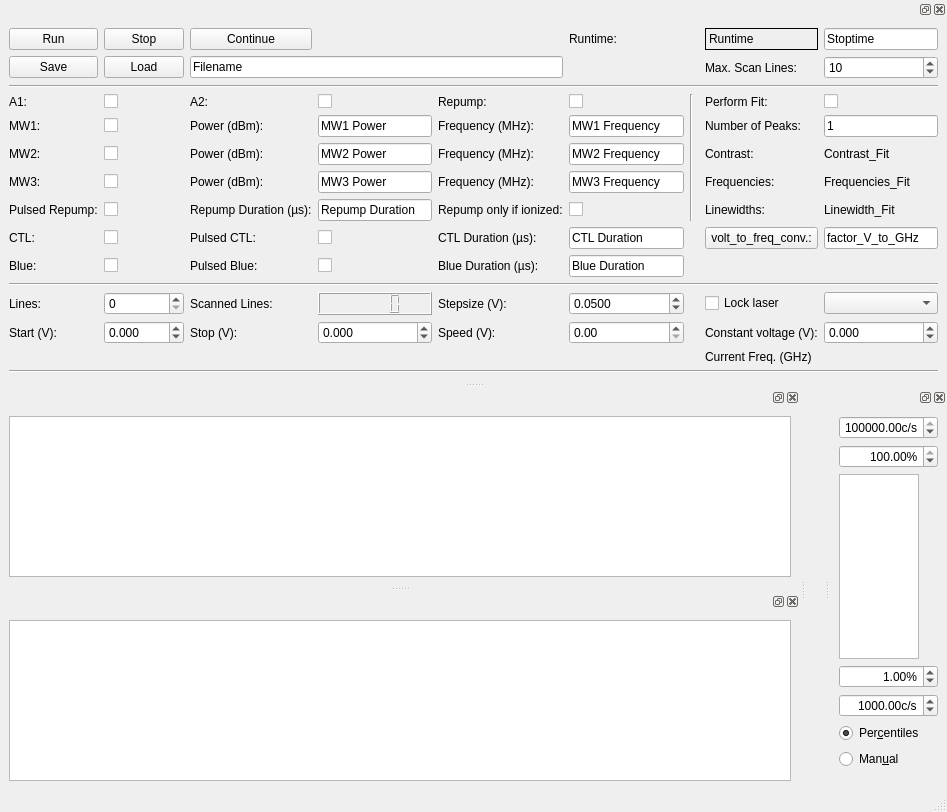
<?xml version="1.0" encoding="UTF-8"?>
<ui version="4.0">
 <class>MainWindow</class>
 <widget class="QMainWindow" name="MainWindow">
  <property name="geometry">
   <rect>
    <x>0</x>
    <y>0</y>
    <width>947</width>
    <height>812</height>
   </rect>
  </property>
  <property name="sizePolicy">
   <sizepolicy hsizetype="Preferred" vsizetype="Preferred">
    <horstretch>1</horstretch>
    <verstretch>1</verstretch>
   </sizepolicy>
  </property>
  <property name="windowTitle">
   <string>qudi: PLE</string>
  </property>
  <widget class="QWidget" name="centralwidget">
   <property name="enabled">
    <bool>true</bool>
   </property>
   <layout class="QVBoxLayout" name="verticalLayout_2"/>
  </widget>
  <widget class="QMenuBar" name="menubar">
   <property name="geometry">
    <rect>
     <x>0</x>
     <y>0</y>
     <width>947</width>
     <height>21</height>
    </rect>
   </property>
  </widget>
  <widget class="QStatusBar" name="statusbar"/>
  <widget class="QDockWidget" name="dockWidget">
   <attribute name="dockWidgetArea">
    <number>4</number>
   </attribute>
   <widget class="QWidget" name="dockWidgetContents">
    <property name="enabled">
     <bool>true</bool>
    </property>
    <layout class="QVBoxLayout" name="verticalLayout_9">
     <item>
      <layout class="QGridLayout" name="gridLayout_7">
       <item row="2" column="0" colspan="10">
        <widget class="Line" name="line_16">
         <property name="orientation">
          <enum>Qt::Horizontal</enum>
         </property>
        </widget>
       </item>
       <item row="0" column="0">
        <widget class="QPushButton" name="ple_Run_Button">
         <property name="enabled">
          <bool>true</bool>
         </property>
         <property name="text">
          <string>Run</string>
         </property>
        </widget>
       </item>
       <item row="12" column="0">
        <widget class="QLabel" name="label_4">
         <property name="text">
          <string>Lines:</string>
         </property>
        </widget>
       </item>
       <item row="4" column="8">
        <widget class="QLabel" name="label_131">
         <property name="text">
          <string>Perform Fit:</string>
         </property>
        </widget>
       </item>
       <item row="13" column="5">
        <widget class="QDoubleSpinBox" name="speedDoubleSpinBox">
         <property name="maximum">
          <double>1.000000000000000</double>
         </property>
         <property name="singleStep">
          <double>0.010000000000000</double>
         </property>
        </widget>
       </item>
       <item row="14" column="9">
        <widget class="QLabel" name="current_freq_Label">
         <property name="text">
          <string/>
         </property>
        </widget>
       </item>
       <item row="4" column="0">
        <widget class="QLabel" name="label_121">
         <property name="text">
          <string>A1:</string>
         </property>
        </widget>
       </item>
       <item row="8" column="4">
        <widget class="QLabel" name="label_118">
         <property name="text">
          <string>Repump only if ionized:</string>
         </property>
        </widget>
       </item>
       <item row="0" column="5">
        <widget class="QLabel" name="label_114">
         <property name="text">
          <string>Runtime:</string>
         </property>
        </widget>
       </item>
       <item row="13" column="9">
        <widget class="QDoubleSpinBox" name="constDoubleSpinBox">
         <property name="decimals">
          <number>3</number>
         </property>
         <property name="minimum">
          <double>-3.000000000000000</double>
         </property>
         <property name="maximum">
          <double>3.000000000000000</double>
         </property>
         <property name="singleStep">
          <double>0.100000000000000</double>
         </property>
        </widget>
       </item>
       <item row="4" column="1">
        <widget class="QCheckBox" name="ple_A1_CheckBox">
         <property name="text">
          <string/>
         </property>
        </widget>
       </item>
       <item row="5" column="4">
        <widget class="QLabel" name="label_117">
         <property name="text">
          <string>Frequency (MHz):</string>
         </property>
        </widget>
       </item>
       <item row="6" column="0">
        <widget class="QLabel" name="label_130">
         <property name="text">
          <string>MW2:</string>
         </property>
        </widget>
       </item>
       <item row="12" column="4">
        <widget class="QLabel" name="label_6">
         <property name="text">
          <string>Stepsize (V):</string>
         </property>
        </widget>
       </item>
       <item row="12" column="2">
        <widget class="QLabel" name="label_5">
         <property name="text">
          <string>Scanned Lines:</string>
         </property>
        </widget>
       </item>
       <item row="12" column="8">
        <widget class="QCheckBox" name="ple_Lock_Laser_CheckBox">
         <property name="text">
          <string>Lock laser</string>
         </property>
        </widget>
       </item>
       <item row="12" column="5">
        <widget class="QDoubleSpinBox" name="resolutionSpinBox">
         <property name="decimals">
          <number>4</number>
         </property>
         <property name="maximum">
          <double>99999.990000000005239</double>
         </property>
         <property name="singleStep">
          <double>0.001000000000000</double>
         </property>
         <property name="value">
          <double>0.050000000000000</double>
         </property>
        </widget>
       </item>
       <item row="8" column="9">
        <widget class="QLabel" name="ple_Linewidths_Fit_Label">
         <property name="text">
          <string>Linewidth_Fit</string>
         </property>
        </widget>
       </item>
       <item row="0" column="8">
        <widget class="QLabel" name="ple_Runtime_Label">
         <property name="frameShape">
          <enum>QFrame::Box</enum>
         </property>
         <property name="text">
          <string>Runtime</string>
         </property>
        </widget>
       </item>
       <item row="9" column="1">
        <widget class="QCheckBox" name="ple_CWCTL_CheckBox">
         <property name="text">
          <string/>
         </property>
        </widget>
       </item>
       <item row="5" column="8">
        <widget class="QLabel" name="label_120">
         <property name="text">
          <string>Number of Peaks:</string>
         </property>
        </widget>
       </item>
       <item row="8" column="3">
        <widget class="QLineEdit" name="ple_RepumpDuration_LineEdit">
         <property name="text">
          <string>Repump Duration</string>
         </property>
        </widget>
       </item>
       <item row="13" column="1">
        <widget class="QDoubleSpinBox" name="startDoubleSpinBox">
         <property name="decimals">
          <number>3</number>
         </property>
         <property name="minimum">
          <double>-3.000000000000000</double>
         </property>
         <property name="maximum">
          <double>3.000000000000000</double>
         </property>
         <property name="singleStep">
          <double>0.100000000000000</double>
         </property>
        </widget>
       </item>
       <item row="8" column="5">
        <widget class="QCheckBox" name="ple_RepumpWhenIonized_CheckBox">
         <property name="text">
          <string/>
         </property>
        </widget>
       </item>
       <item row="5" column="2">
        <widget class="QLabel" name="label_124">
         <property name="text">
          <string>Power (dBm):</string>
         </property>
        </widget>
       </item>
       <item row="11" column="0" colspan="10">
        <widget class="Line" name="line_2">
         <property name="orientation">
          <enum>Qt::Horizontal</enum>
         </property>
        </widget>
       </item>
       <item row="4" column="5">
        <widget class="QCheckBox" name="ple_CWrepump_CheckBox">
         <property name="text">
          <string/>
         </property>
        </widget>
       </item>
       <item row="5" column="1">
        <widget class="QCheckBox" name="ple_MW1_CheckBox">
         <property name="text">
          <string/>
         </property>
        </widget>
       </item>
       <item row="4" column="6" rowspan="5">
        <widget class="Line" name="line">
         <property name="orientation">
          <enum>Qt::Vertical</enum>
         </property>
        </widget>
       </item>
       <item row="15" column="0" colspan="10">
        <widget class="Line" name="line_18">
         <property name="orientation">
          <enum>Qt::Horizontal</enum>
         </property>
        </widget>
       </item>
       <item row="1" column="2" colspan="3">
        <widget class="QLineEdit" name="ple_Filename_LineEdit">
         <property name="text">
          <string>Filename</string>
         </property>
        </widget>
       </item>
       <item row="7" column="1">
        <widget class="QCheckBox" name="ple_MW3_CheckBox">
         <property name="text">
          <string/>
         </property>
        </widget>
       </item>
       <item row="14" column="8">
        <widget class="QLabel" name="label_17">
         <property name="text">
          <string>Current Freq. (GHz)</string>
         </property>
        </widget>
       </item>
       <item row="12" column="9">
        <widget class="QComboBox" name="ple_ScanRanges_ComboBox">
         <property name="enabled">
          <bool>true</bool>
         </property>
         <property name="autoFillBackground">
          <bool>false</bool>
         </property>
        </widget>
       </item>
       <item row="0" column="2">
        <widget class="QPushButton" name="ple_Continue_Button">
         <property name="text">
          <string>Continue</string>
         </property>
        </widget>
       </item>
       <item row="4" column="4">
        <widget class="QLabel" name="label_109">
         <property name="text">
          <string>Repump:</string>
         </property>
        </widget>
       </item>
       <item row="7" column="2">
        <widget class="QLabel" name="label_2">
         <property name="text">
          <string>Power (dBm):</string>
         </property>
        </widget>
       </item>
       <item row="1" column="1">
        <widget class="QPushButton" name="ple_Load_Button">
         <property name="enabled">
          <bool>true</bool>
         </property>
         <property name="text">
          <string>Load</string>
         </property>
        </widget>
       </item>
       <item row="1" column="0">
        <widget class="QPushButton" name="ple_Save_Button">
         <property name="text">
          <string>Save</string>
         </property>
        </widget>
       </item>
       <item row="13" column="2">
        <widget class="QLabel" name="label_8">
         <property name="text">
          <string>Stop (V):</string>
         </property>
        </widget>
       </item>
       <item row="5" column="5">
        <widget class="QLineEdit" name="ple_MW1_Freq_LineEdit">
         <property name="text">
          <string>MW1 Frequency</string>
         </property>
        </widget>
       </item>
       <item row="6" column="2">
        <widget class="QLabel" name="label_132">
         <property name="text">
          <string>Power (dBm):</string>
         </property>
        </widget>
       </item>
       <item row="6" column="4">
        <widget class="QLabel" name="label_126">
         <property name="text">
          <string>Frequency (MHz):</string>
         </property>
        </widget>
       </item>
       <item row="8" column="0">
        <widget class="QLabel" name="label_107">
         <property name="text">
          <string>Pulsed Repump:</string>
         </property>
        </widget>
       </item>
       <item row="9" column="4">
        <widget class="QLabel" name="label_15">
         <property name="text">
          <string>CTL Duration (µs):</string>
         </property>
        </widget>
       </item>
       <item row="7" column="0">
        <widget class="QLabel" name="label">
         <property name="text">
          <string>MW3:</string>
         </property>
        </widget>
       </item>
       <item row="12" column="1">
        <widget class="QSpinBox" name="linesSpinBox">
         <property name="maximum">
          <number>99999</number>
         </property>
        </widget>
       </item>
       <item row="9" column="2">
        <widget class="QLabel" name="label_14">
         <property name="frameShape">
          <enum>QFrame::NoFrame</enum>
         </property>
         <property name="text">
          <string>Pulsed CTL:</string>
         </property>
        </widget>
       </item>
       <item row="9" column="8">
        <widget class="QPushButton" name="factor_V_to_GHz_pushButton">
         <property name="text">
          <string>volt_to_freq_conv.:</string>
         </property>
        </widget>
       </item>
       <item row="6" column="5">
        <widget class="QLineEdit" name="ple_MW2_Freq_LineEdit">
         <property name="text">
          <string>MW2 Frequency</string>
         </property>
        </widget>
       </item>
       <item row="7" column="4">
        <widget class="QLabel" name="label_3">
         <property name="text">
          <string>Frequency (MHz):</string>
         </property>
        </widget>
       </item>
       <item row="13" column="3">
        <widget class="QDoubleSpinBox" name="stopDoubleSpinBox">
         <property name="decimals">
          <number>3</number>
         </property>
         <property name="minimum">
          <double>-3.000000000000000</double>
         </property>
         <property name="maximum">
          <double>3.000000000000000</double>
         </property>
         <property name="singleStep">
          <double>0.100000000000000</double>
         </property>
        </widget>
       </item>
       <item row="8" column="2">
        <widget class="QLabel" name="label_122">
         <property name="text">
          <string>Repump Duration (µs):</string>
         </property>
        </widget>
       </item>
       <item row="8" column="1">
        <widget class="QCheckBox" name="ple_PulsedRepump_CheckBox">
         <property name="text">
          <string/>
         </property>
        </widget>
       </item>
       <item row="6" column="1">
        <widget class="QCheckBox" name="ple_MW2_CheckBox">
         <property name="text">
          <string/>
         </property>
        </widget>
       </item>
       <item row="7" column="8">
        <widget class="QLabel" name="label_127">
         <property name="text">
          <string>Frequencies:</string>
         </property>
        </widget>
       </item>
       <item row="9" column="3">
        <widget class="QCheckBox" name="ple_PulsedCTL_CheckBox">
         <property name="text">
          <string/>
         </property>
        </widget>
       </item>
       <item row="9" column="0">
        <widget class="QLabel" name="label_13">
         <property name="text">
          <string>CTL:</string>
         </property>
        </widget>
       </item>
       <item row="0" column="1">
        <widget class="QPushButton" name="ple_Stop_Button">
         <property name="text">
          <string>Stop</string>
         </property>
        </widget>
       </item>
       <item row="0" column="9">
        <widget class="QLineEdit" name="ple_Stoptime_LineEdit">
         <property name="text">
          <string>Stoptime</string>
         </property>
        </widget>
       </item>
       <item row="5" column="0">
        <widget class="QLabel" name="label_115">
         <property name="text">
          <string>MW1:</string>
         </property>
        </widget>
       </item>
       <item row="4" column="3">
        <widget class="QCheckBox" name="ple_A2_CheckBox">
         <property name="text">
          <string/>
         </property>
        </widget>
       </item>
       <item row="4" column="9">
        <widget class="QCheckBox" name="ple_PerformFit_CheckBox">
         <property name="text">
          <string/>
         </property>
        </widget>
       </item>
       <item row="13" column="0">
        <widget class="QLabel" name="label_7">
         <property name="text">
          <string>Start (V):</string>
         </property>
        </widget>
       </item>
       <item row="5" column="9">
        <widget class="QLineEdit" name="ple_NumberOfPeaks_LineEdit">
         <property name="text">
          <string>1</string>
         </property>
        </widget>
       </item>
       <item row="1" column="9">
        <widget class="QSpinBox" name="maxlinesSpinBox">
         <property name="maximum">
          <number>99999</number>
         </property>
         <property name="value">
          <number>10</number>
         </property>
        </widget>
       </item>
       <item row="4" column="2">
        <widget class="QLabel" name="label_111">
         <property name="text">
          <string>A2:</string>
         </property>
        </widget>
       </item>
       <item row="1" column="8">
        <widget class="QLabel" name="label_12">
         <property name="text">
          <string>Max. Scan Lines:</string>
         </property>
        </widget>
       </item>
       <item row="9" column="5">
        <widget class="QLineEdit" name="ple_CTLDuration_LineEdit">
         <property name="text">
          <string>CTL Duration</string>
         </property>
        </widget>
       </item>
       <item row="7" column="3">
        <widget class="QLineEdit" name="ple_MW3_Power_LineEdit">
         <property name="text">
          <string>MW3 Power</string>
         </property>
        </widget>
       </item>
       <item row="6" column="8">
        <widget class="QLabel" name="label_11">
         <property name="text">
          <string>Contrast:</string>
         </property>
        </widget>
       </item>
       <item row="8" column="8">
        <widget class="QLabel" name="label_110">
         <property name="text">
          <string>Linewidths:</string>
         </property>
        </widget>
       </item>
       <item row="13" column="8">
        <widget class="QLabel" name="label_10">
         <property name="text">
          <string>Constant voltage (V):</string>
         </property>
        </widget>
       </item>
       <item row="6" column="3">
        <widget class="QLineEdit" name="ple_MW2_Power_LineEdit">
         <property name="text">
          <string>MW2 Power</string>
         </property>
        </widget>
       </item>
       <item row="6" column="9">
        <widget class="QLabel" name="ple_Contrast_Fit_Label">
         <property name="text">
          <string>Contrast_Fit</string>
         </property>
        </widget>
       </item>
       <item row="7" column="9">
        <widget class="QLabel" name="ple_Frequencies_Fit_Label">
         <property name="text">
          <string>Frequencies_Fit</string>
         </property>
        </widget>
       </item>
       <item row="5" column="3">
        <widget class="QLineEdit" name="ple_MW1_Power_LineEdit">
         <property name="text">
          <string>MW1 Power</string>
         </property>
        </widget>
       </item>
       <item row="9" column="9">
        <widget class="QLineEdit" name="factor_V_to_GHz_LineEdit">
         <property name="text">
          <string>factor_V_to_GHz</string>
         </property>
        </widget>
       </item>
       <item row="12" column="3">
        <widget class="QLCDNumber" name="elapsed_lines_DisplayWidget"/>
       </item>
       <item row="7" column="5">
        <widget class="QLineEdit" name="ple_MW3_Freq_LineEdit">
         <property name="text">
          <string>MW3 Frequency</string>
         </property>
        </widget>
       </item>
       <item row="13" column="4">
        <widget class="QLabel" name="label_9">
         <property name="text">
          <string>Speed (V):</string>
         </property>
        </widget>
       </item>
       <item row="10" column="0">
        <widget class="QLabel" name="label_16">
         <property name="text">
          <string>Blue:</string>
         </property>
        </widget>
       </item>
       <item row="10" column="2">
        <widget class="QLabel" name="label_18">
         <property name="text">
          <string>Pulsed Blue:</string>
         </property>
        </widget>
       </item>
       <item row="10" column="4">
        <widget class="QLabel" name="label_19">
         <property name="text">
          <string>Blue Duration (µs):</string>
         </property>
        </widget>
       </item>
       <item row="10" column="1">
        <widget class="QCheckBox" name="ple_CWBlue_CheckBox">
         <property name="text">
          <string/>
         </property>
        </widget>
       </item>
       <item row="10" column="3">
        <widget class="QCheckBox" name="ple_PulsedBlue_CheckBox">
         <property name="text">
          <string/>
         </property>
        </widget>
       </item>
       <item row="10" column="5">
        <widget class="QLineEdit" name="ple_BlueDuration_LineEdit">
         <property name="text">
          <string>Blue Duration</string>
         </property>
        </widget>
       </item>
      </layout>
     </item>
    </layout>
   </widget>
  </widget>
  <widget class="QDockWidget" name="dockWidget_plot">
   <property name="enabled">
    <bool>true</bool>
   </property>
   <property name="sizePolicy">
    <sizepolicy hsizetype="Expanding" vsizetype="Expanding">
     <horstretch>1</horstretch>
     <verstretch>1</verstretch>
    </sizepolicy>
   </property>
   <property name="minimumSize">
    <size>
     <width>800</width>
     <height>111</height>
    </size>
   </property>
   <property name="maximumSize">
    <size>
     <width>524287</width>
     <height>524287</height>
    </size>
   </property>
   <property name="autoFillBackground">
    <bool>false</bool>
   </property>
   <attribute name="dockWidgetArea">
    <number>1</number>
   </attribute>
   <widget class="QWidget" name="dockWidgetContents_2">
    <property name="enabled">
     <bool>true</bool>
    </property>
    <property name="sizePolicy">
     <sizepolicy hsizetype="Expanding" vsizetype="Expanding">
      <horstretch>1</horstretch>
      <verstretch>1</verstretch>
     </sizepolicy>
    </property>
    <property name="minimumSize">
     <size>
      <width>0</width>
      <height>0</height>
     </size>
    </property>
    <property name="layoutDirection">
     <enum>Qt::LeftToRight</enum>
    </property>
    <property name="autoFillBackground">
     <bool>false</bool>
    </property>
    <layout class="QVBoxLayout" name="verticalLayout_4">
     <item>
      <widget class="PlotWidget" name="ple_data_PlotWidget">
       <property name="sizePolicy">
        <sizepolicy hsizetype="Expanding" vsizetype="Expanding">
         <horstretch>1</horstretch>
         <verstretch>1</verstretch>
        </sizepolicy>
       </property>
      </widget>
     </item>
    </layout>
   </widget>
  </widget>
  <widget class="QDockWidget" name="dockWidget_colorBar">
   <attribute name="dockWidgetArea">
    <number>2</number>
   </attribute>
   <widget class="QWidget" name="dockWidgetContents_4">
    <property name="maximumSize">
     <size>
      <width>180</width>
      <height>371</height>
     </size>
    </property>
    <layout class="QVBoxLayout" name="verticalLayout_8">
     <item>
      <layout class="QVBoxLayout" name="verticalLayout">
       <item>
        <widget class="ScienDSpinBox" name="voltscan_cb_max_InputWidget">
         <property name="maximumSize">
          <size>
           <width>100</width>
           <height>16777215</height>
          </size>
         </property>
         <property name="alignment">
          <set>Qt::AlignRight|Qt::AlignTrailing|Qt::AlignVCenter</set>
         </property>
         <property name="suffix">
          <string>c/s</string>
         </property>
         <property name="minimum">
          <double>-10.000000000000000</double>
         </property>
         <property name="maximum">
          <double>1000000000.000000000000000</double>
         </property>
         <property name="value">
          <double>100000.000000000000000</double>
         </property>
        </widget>
       </item>
       <item>
        <widget class="ScienDSpinBox" name="voltscan_cb_high_centile_InputWidget">
         <property name="maximumSize">
          <size>
           <width>100</width>
           <height>16777215</height>
          </size>
         </property>
         <property name="alignment">
          <set>Qt::AlignRight|Qt::AlignTrailing|Qt::AlignVCenter</set>
         </property>
         <property name="suffix">
          <string>%</string>
         </property>
         <property name="minimum">
          <double>0.000000000000000</double>
         </property>
         <property name="maximum">
          <double>100.000000000000000</double>
         </property>
         <property name="value">
          <double>100.000000000000000</double>
         </property>
        </widget>
       </item>
       <item>
        <widget class="PlotWidget" name="voltscan_cb_ViewWidget">
         <property name="sizePolicy">
          <sizepolicy hsizetype="Expanding" vsizetype="Expanding">
           <horstretch>0</horstretch>
           <verstretch>0</verstretch>
          </sizepolicy>
         </property>
         <property name="maximumSize">
          <size>
           <width>80</width>
           <height>16777215</height>
          </size>
         </property>
        </widget>
       </item>
       <item>
        <widget class="ScienDSpinBox" name="voltscan_cb_low_centile_InputWidget">
         <property name="maximumSize">
          <size>
           <width>100</width>
           <height>16777215</height>
          </size>
         </property>
         <property name="alignment">
          <set>Qt::AlignRight|Qt::AlignTrailing|Qt::AlignVCenter</set>
         </property>
         <property name="suffix">
          <string>%</string>
         </property>
         <property name="minimum">
          <double>0.000000000000000</double>
         </property>
         <property name="maximum">
          <double>100.000000000000000</double>
         </property>
         <property name="value">
          <double>1.000000000000000</double>
         </property>
        </widget>
       </item>
       <item>
        <widget class="ScienDSpinBox" name="voltscan_cb_min_InputWidget">
         <property name="maximumSize">
          <size>
           <width>100</width>
           <height>16777215</height>
          </size>
         </property>
         <property name="alignment">
          <set>Qt::AlignRight|Qt::AlignTrailing|Qt::AlignVCenter</set>
         </property>
         <property name="suffix">
          <string>c/s</string>
         </property>
         <property name="minimum">
          <double>-10.000000000000000</double>
         </property>
         <property name="maximum">
          <double>1000000000.000000000000000</double>
         </property>
         <property name="value">
          <double>1000.000000000000000</double>
         </property>
        </widget>
       </item>
       <item>
        <widget class="QRadioButton" name="voltscan_cb_centiles_RadioButton">
         <property name="text">
          <string>Per&amp;centiles</string>
         </property>
         <property name="checked">
          <bool>true</bool>
         </property>
        </widget>
       </item>
       <item>
        <widget class="QRadioButton" name="voltscan_cb_manual_RadioButton">
         <property name="text">
          <string>Man&amp;ual</string>
         </property>
        </widget>
       </item>
      </layout>
     </item>
    </layout>
   </widget>
  </widget>
  <widget class="QDockWidget" name="dockWidget_3">
   <property name="sizePolicy">
    <sizepolicy hsizetype="Expanding" vsizetype="Expanding">
     <horstretch>1</horstretch>
     <verstretch>1</verstretch>
    </sizepolicy>
   </property>
   <property name="maximumSize">
    <size>
     <width>524287</width>
     <height>524287</height>
    </size>
   </property>
   <attribute name="dockWidgetArea">
    <number>1</number>
   </attribute>
   <widget class="QWidget" name="dockWidgetContents_7">
    <property name="sizePolicy">
     <sizepolicy hsizetype="Expanding" vsizetype="Expanding">
      <horstretch>1</horstretch>
      <verstretch>1</verstretch>
     </sizepolicy>
    </property>
    <layout class="QVBoxLayout" name="verticalLayout_3">
     <item>
      <widget class="PlotWidget" name="ple_matrix_PlotWidget">
       <property name="sizePolicy">
        <sizepolicy hsizetype="Expanding" vsizetype="Expanding">
         <horstretch>1</horstretch>
         <verstretch>1</verstretch>
        </sizepolicy>
       </property>
      </widget>
     </item>
    </layout>
   </widget>
  </widget>
 </widget>
 <customwidgets>
  <customwidget>
   <class>PlotWidget</class>
   <extends>QGraphicsView</extends>
   <header>pyqtgraph</header>
  </customwidget>
  <customwidget>
   <class>ScienDSpinBox</class>
   <extends>QDoubleSpinBox</extends>
   <header>qtwidgets.scientific_spinbox.h</header>
  </customwidget>
 </customwidgets>
 <tabstops>
  <tabstop>ple_Run_Button</tabstop>
  <tabstop>ple_Stop_Button</tabstop>
  <tabstop>ple_Continue_Button</tabstop>
  <tabstop>ple_Save_Button</tabstop>
  <tabstop>ple_Load_Button</tabstop>
  <tabstop>ple_Filename_LineEdit</tabstop>
  <tabstop>ple_A1_CheckBox</tabstop>
  <tabstop>ple_A2_CheckBox</tabstop>
  <tabstop>ple_CWrepump_CheckBox</tabstop>
  <tabstop>ple_MW1_CheckBox</tabstop>
  <tabstop>ple_MW1_Power_LineEdit</tabstop>
  <tabstop>ple_MW1_Freq_LineEdit</tabstop>
  <tabstop>ple_MW2_CheckBox</tabstop>
  <tabstop>ple_MW2_Power_LineEdit</tabstop>
  <tabstop>ple_MW2_Freq_LineEdit</tabstop>
  <tabstop>ple_MW3_CheckBox</tabstop>
  <tabstop>ple_MW3_Power_LineEdit</tabstop>
  <tabstop>ple_MW3_Freq_LineEdit</tabstop>
  <tabstop>ple_PulsedRepump_CheckBox</tabstop>
  <tabstop>ple_RepumpDuration_LineEdit</tabstop>
  <tabstop>linesSpinBox</tabstop>
  <tabstop>startDoubleSpinBox</tabstop>
  <tabstop>stopDoubleSpinBox</tabstop>
  <tabstop>speedDoubleSpinBox</tabstop>
  <tabstop>constDoubleSpinBox</tabstop>
  <tabstop>ple_PerformFit_CheckBox</tabstop>
  <tabstop>voltscan_cb_max_InputWidget</tabstop>
  <tabstop>voltscan_cb_high_centile_InputWidget</tabstop>
  <tabstop>voltscan_cb_ViewWidget</tabstop>
  <tabstop>voltscan_cb_low_centile_InputWidget</tabstop>
  <tabstop>voltscan_cb_min_InputWidget</tabstop>
  <tabstop>voltscan_cb_centiles_RadioButton</tabstop>
  <tabstop>voltscan_cb_manual_RadioButton</tabstop>
 </tabstops>
 <resources/>
 <connections/>
</ui>
